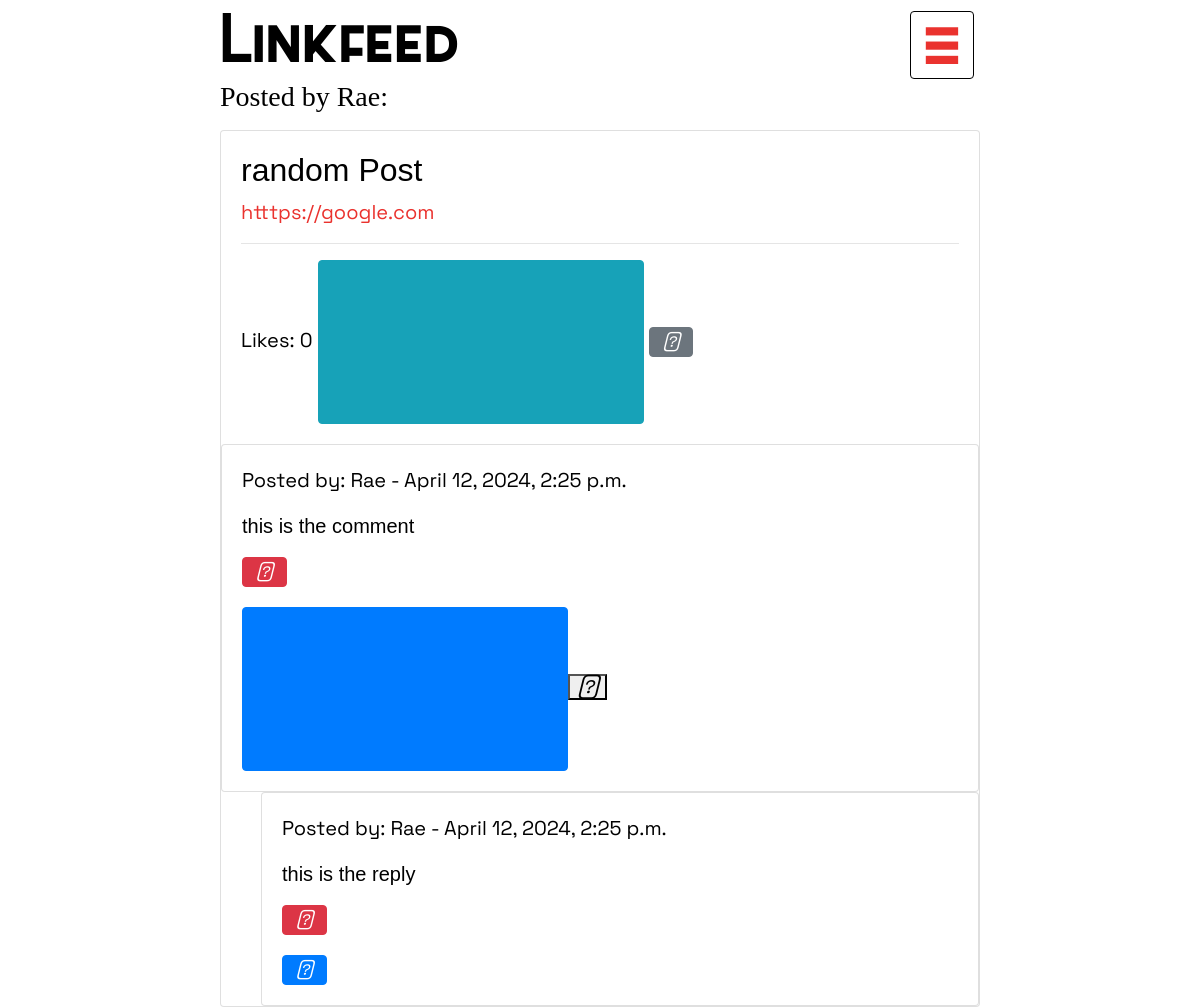
Before: /Linkfeed/post/301/ (signed in) with the older database file.
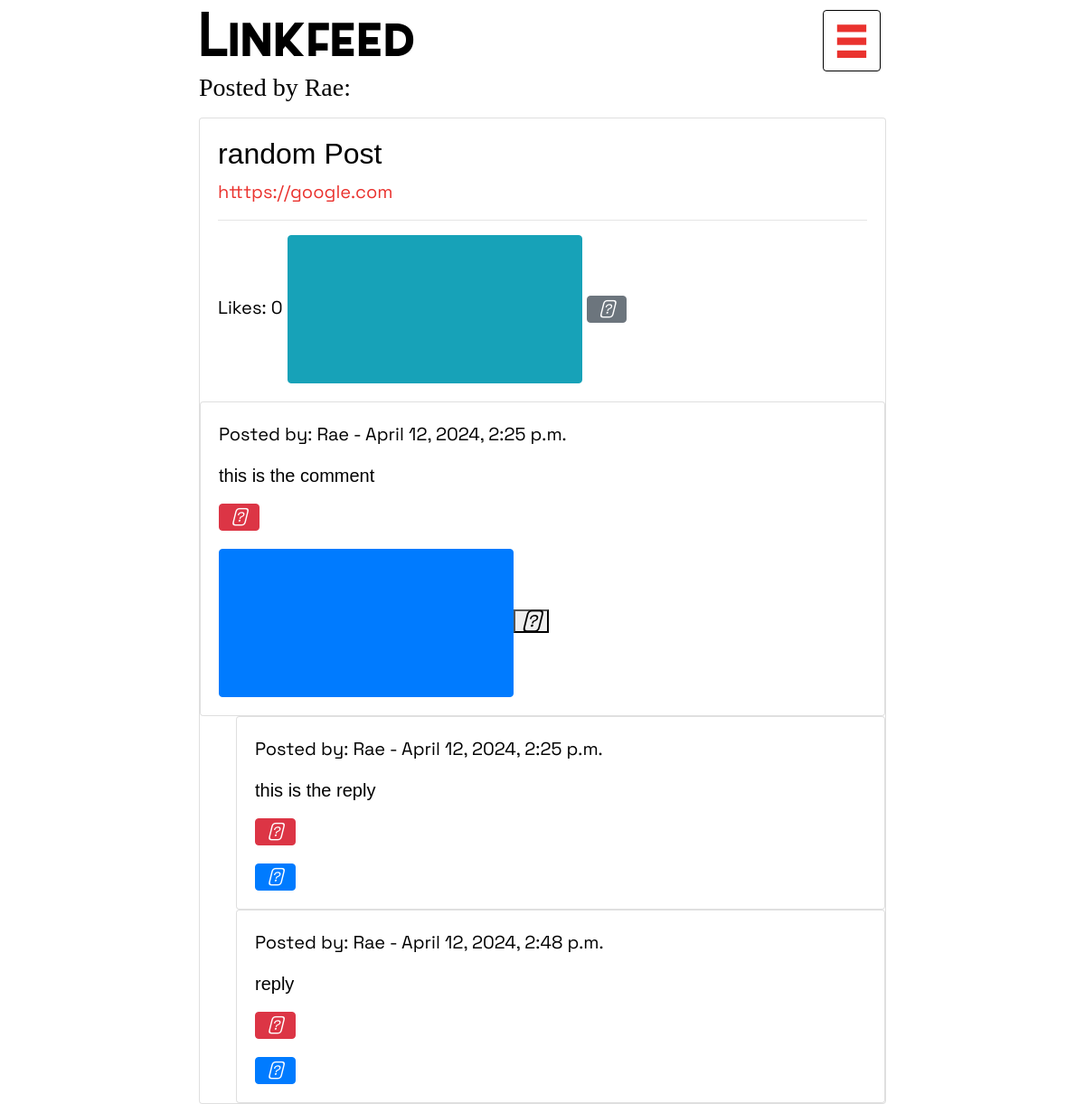
After: the same page with the newer database file.
### Linkfeed/models.py (models this page shows, shortened)
class Comment(models.Model):
    user = models.ForeignKey(User, on_delete=models.CASCADE, related_name="comments")
    post = models.ForeignKey(Post, on_delete=models.CASCADE, related_name="comments")
    parent_comment = models.ForeignKey('self', on_delete=models.CASCADE, null=True, blank=True, related_name='replies')
    body = models.TextField()
    likes = models.IntegerField(default=0)
    timestamp = models.DateTimeField(auto_now_add=True)

class User(AbstractUser):
    pass

### Linkfeed/views.py (the view)
# urls.py: path("post/<int:post_id>/", views.post, name="post"),
def post(request, post_id):
    if not request.user.is_authenticated:
        return HttpResponseRedirect(reverse("login"))
    else:
        try:
            stuff = get_object_or_404(Post, id=post_id)
            total_likes = stuff.total_likes()
            liked = False
            if stuff.likes.filter(id=request.user.id).exists():
                liked = True
            post = get_object_or_404(Post, id=post_id)
            comments = Comment.objects.filter(post=post)  # Fetch comments associated with the post
            return render(request, "Linkfeed/post.html", {"post": post, "comments": comments, 'stuff': stuff, 'total_likes': total_likes, 'liked': liked})
        except Http404:
            return HttpResponse("404 - Post Not Found", status=404)

### Linkfeed/models.py (called while the page is built)
    def total_likes(self):
        return self.likes.count()

### Linkfeed/templates/Linkfeed/post.html (shortened to what the changed rows need)
{% extends "Linkfeed/layouts.html" %}
{% load static %}
{% block styles %}
    <link rel="stylesheet" href="{% static 'Linkfeed/post.css' %}">
{% endblock %}
{% block body %}
<div class="card post-container">
    <div class="card-body">
        <h2 class="post-title">
            {% if post.title %}
                {{ post.title }}
            {% else %}
                Untitled
            {% endif %}
        </h2>
</div>
<div class="comments-dropdown comment-border">
    <div class="scrollable-comments">
        {% for comment in post.comments.all %}
            {% if not comment.parent_comment %}
                <div class="card comment-container">
                    <div class="card-body">
                        <p id="comment-username" class="comment-username">Posted by: {{ comment.user.username }} - {{ comment.timestamp }}</p>
                        <p class="comment-body">{{ comment.body }}</p>
                        {% if request.user == post.user or request.user == comment.user %}
                            <form id="deleteCommentForm{{ comment.id }}" action="{% url 'delete_comment' comment.id %}" method="post">
                                <button type="button" class="btn btn-danger" onclick="confirmDelete('{{ comment.id }}')">
                                    <i class="fa-solid fa-trash fa-lg"></i>
                                </button>
                            </form>
                        {% endif %}
                        <button class="btn btn-primary reply-button">
                            <svg class="icon">
                                <use xlink:href="{% static 'Linkfeed\static\Linkfeed\images\reply.svg' %}"></use>
                            </svg
                        </button>
                        <form class="reply-form" method="post" action="{% url 'add_comment' post_id=post.id %}" style="margin-left: 20px; display: none;">
                            <button type="submit">
                                <i class="fa-regular fa-paper-plane fa-lg"></i>
                            </button>
                        </form>
                    </div>
                </div>
            {% endif %}
            {% for reply in comment.replies.all %}
                <div class="card comment-container child-comment">
                    <div class="card-body">
                        <p id="comment-username" class="comment-username">Posted by: {{ reply.user.username }} - {{ reply.timestamp }}</p>
                        <p class="comment-body">{{ reply.body }}</p>
                        {% if request.user == post.user or request.user == reply.user %}
                            <form id="deleteCommentForm{{ reply.id }}" action="{% url 'delete_comment' reply.id %}" method="post">
                                <button type="button" class="btn btn-danger" onclick="confirmDelete('{{ reply.id }}')">
                                    <i class="fa-solid fa-trash fa-lg"></i>
                                </button>
                            </form>
                        {% endif %}
                        <button class="btn btn-primary reply-button">
                            <i class="fa-regular fa-comment-dots fa-lg"></i>
                        </button>
                    </div>
                </div>
            {% endfor %}
        {% empty %}
            <p>No comments yet.</p>
        {% endfor %}
    </div>
</div>
{% endblock body %}

Changed rows visible on the page:
added Comment: user.username "Rae", timestamp "April 12, 2024, 2:48 p.m.", body "reply"
